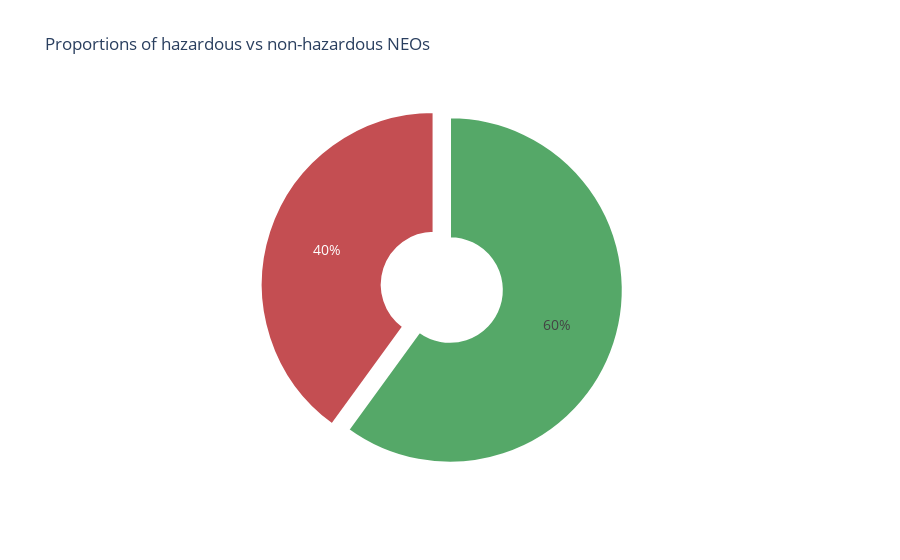

Notebook code for this chart:
### Markdown cell above
### Task 4: Data Visualization Part B

- Create a pie chart of the proportion of hazardous vs non-hazardous NEOs.
- Create a scatter plot of the correlation between NEO size and close approach distance.
- Customize the appearance of your plots (e.g., colors, labels, titles).
- Create interactive visualizations using a library like Plotly. For example, create an interactive scatter plot where you can hover over each point to see more information about the NEO. **Be creative!**

### Code cell
import plotly.graph_objects as go

proportions = [60, 40]  # Example data

labels = ['Non-Hazardous', 'Hazardous']
colors = ['#55a868', '#c44e52']
explode = [0, 0.1]  # Explode the second slice (Hazardous)

fig = go.Figure(data=[go.Pie(labels=labels, values=proportions, hole=0.3,
                             marker=dict(colors=colors, line=dict(color='#FFFFFF', width=2)),
                             hoverinfo='label+percent', textinfo='percent',
                             textfont=dict(size=14),
                             pull=explode
                             )
                      ])

fig.update_layout(title='Proportions of hazardous vs non-hazardous NEOs', showlegend=False)

fig.show()

### Figure 1 — Plotly figure (JSON) as saved in the notebook; plotly's stock layout.template omitted (floating-point values rounded to 4 significant figures)
{"data": [{"hole": 0.3, "hoverinfo": "label+percent", "labels": ["Non-Hazardous", "Hazardous"], "marker": {"colors": ["#55a868", "#c44e52"], "line": {"color": "#FFFFFF", "width": 2}}, "pull": [0, 0.1], "textfont": {"size": 14}, "textinfo": "percent", "type": "pie", "values": [60, 40]}], "layout": {"showlegend": false, "title": {"text": "Proportions of hazardous vs non-hazardous NEOs"}}}
